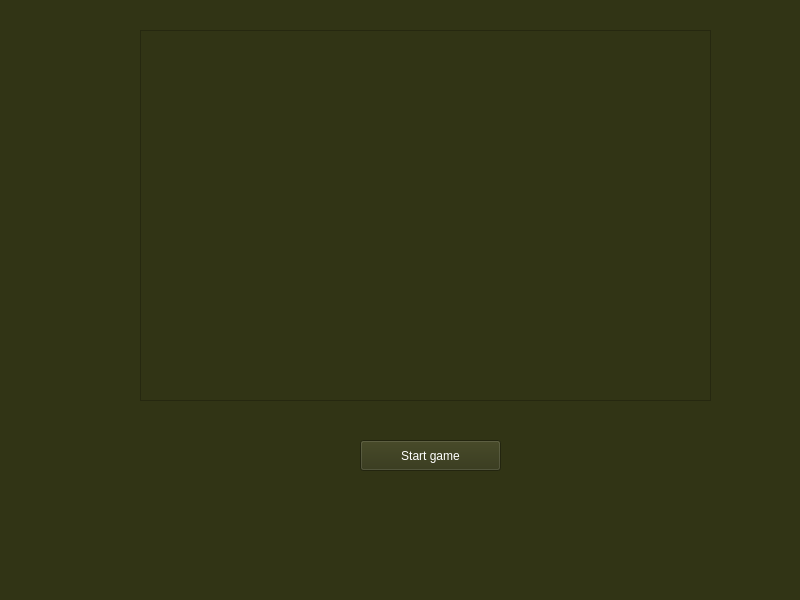
<?xml version="1.0" encoding="UTF-8"?>
<ui version="4.0">
 <class>MainWindow</class>
 <widget class="QMainWindow" name="MainWindow">
  <property name="geometry">
   <rect>
    <x>0</x>
    <y>0</y>
    <width>800</width>
    <height>600</height>
   </rect>
  </property>
  <property name="windowTitle">
   <string>MainWindow</string>
  </property>
  <property name="styleSheet">
   <string notr="true">background-color: rgb(49, 52, 21);
color: rgb(255, 255, 255);</string>
  </property>
  <widget class="QWidget" name="centralwidget">
   <widget class="QPushButton" name="btn_start">
    <property name="geometry">
     <rect>
      <x>360</x>
      <y>440</y>
      <width>141</width>
      <height>31</height>
     </rect>
    </property>
    <property name="text">
     <string>Start game</string>
    </property>
   </widget>
   <widget class="QTableWidget" name="tableWidget">
    <property name="geometry">
     <rect>
      <x>140</x>
      <y>30</y>
      <width>571</width>
      <height>371</height>
     </rect>
    </property>
   </widget>
  </widget>
  <widget class="QStatusBar" name="statusbar"/>
 </widget>
 <resources/>
 <connections/>
</ui>
